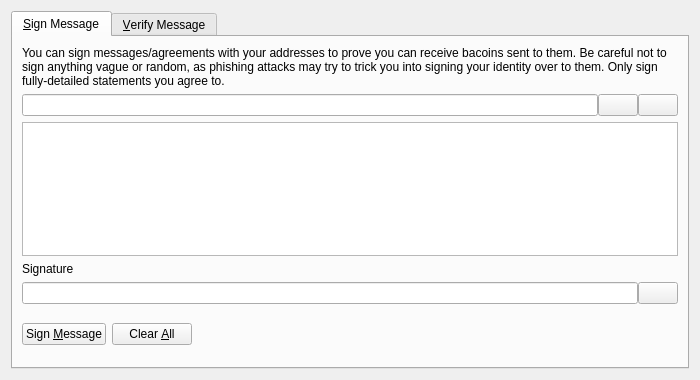
<?xml version="1.0" encoding="UTF-8"?>
<ui version="4.0">
 <class>SignVerifyMessageDialog</class>
 <widget class="QDialog" name="SignVerifyMessageDialog">
  <property name="geometry">
   <rect>
    <x>0</x>
    <y>0</y>
    <width>700</width>
    <height>380</height>
   </rect>
  </property>
  <property name="windowTitle">
   <string>Signatures - Sign / Verify a Message</string>
  </property>
  <property name="modal">
   <bool>true</bool>
  </property>
  <layout class="QVBoxLayout" name="verticalLayout">
   <item>
    <widget class="QTabWidget" name="tabWidget">
     <property name="currentIndex">
      <number>0</number>
     </property>
     <widget class="QWidget" name="tabSignMessage">
      <attribute name="title">
       <string>&amp;Sign Message</string>
      </attribute>
      <layout class="QVBoxLayout" name="verticalLayout_SM">
       <item>
        <widget class="QLabel" name="infoLabel_SM">
         <property name="text">
          <string>You can sign messages/agreements with your addresses to prove you can receive bacoins sent to them. Be careful not to sign anything vague or random, as phishing attacks may try to trick you into signing your identity over to them. Only sign fully-detailed statements you agree to.</string>
         </property>
         <property name="textFormat">
          <enum>Qt::PlainText</enum>
         </property>
         <property name="wordWrap">
          <bool>true</bool>
         </property>
        </widget>
       </item>
       <item>
        <layout class="QHBoxLayout" name="horizontalLayout_1_SM">
         <property name="spacing">
          <number>0</number>
         </property>
         <item>
          <widget class="QValidatedLineEdit" name="addressIn_SM">
           <property name="toolTip">
            <string>The Bacoin address to sign the message with</string>
           </property>
          </widget>
         </item>
         <item>
          <widget class="QPushButton" name="addressBookButton_SM">
           <property name="toolTip">
            <string>Choose previously used address</string>
           </property>
           <property name="text">
            <string/>
           </property>
           <property name="icon">
            <iconset resource="../bitcoin.qrc">
             <normaloff>:/icons/address-book</normaloff>:/icons/address-book</iconset>
           </property>
           <property name="shortcut">
            <string>Alt+A</string>
           </property>
           <property name="autoDefault">
            <bool>false</bool>
           </property>
          </widget>
         </item>
         <item>
          <widget class="QPushButton" name="pasteButton_SM">
           <property name="toolTip">
            <string>Paste address from clipboard</string>
           </property>
           <property name="text">
            <string/>
           </property>
           <property name="icon">
            <iconset resource="../bitcoin.qrc">
             <normaloff>:/icons/editpaste</normaloff>:/icons/editpaste</iconset>
           </property>
           <property name="shortcut">
            <string>Alt+P</string>
           </property>
           <property name="autoDefault">
            <bool>false</bool>
           </property>
          </widget>
         </item>
        </layout>
       </item>
       <item>
        <widget class="QPlainTextEdit" name="messageIn_SM">
         <property name="toolTip">
          <string>Enter the message you want to sign here</string>
         </property>
        </widget>
       </item>
       <item>
        <widget class="QLabel" name="signatureLabel_SM">
         <property name="text">
          <string>Signature</string>
         </property>
         <property name="textFormat">
          <enum>Qt::PlainText</enum>
         </property>
        </widget>
       </item>
       <item>
        <layout class="QHBoxLayout" name="horizontalLayout_2_SM">
         <property name="spacing">
          <number>0</number>
         </property>
         <item>
          <widget class="QLineEdit" name="signatureOut_SM">
           <property name="font">
            <font>
             <italic>true</italic>
            </font>
           </property>
           <property name="readOnly">
            <bool>true</bool>
           </property>
          </widget>
         </item>
         <item>
          <widget class="QPushButton" name="copySignatureButton_SM">
           <property name="toolTip">
            <string>Copy the current signature to the system clipboard</string>
           </property>
           <property name="text">
            <string/>
           </property>
           <property name="icon">
            <iconset resource="../bitcoin.qrc">
             <normaloff>:/icons/editcopy</normaloff>:/icons/editcopy</iconset>
           </property>
           <property name="autoDefault">
            <bool>false</bool>
           </property>
          </widget>
         </item>
        </layout>
       </item>
       <item>
        <layout class="QHBoxLayout" name="horizontalLayout_3_SM">
         <item>
          <widget class="QPushButton" name="signMessageButton_SM">
           <property name="toolTip">
            <string>Sign the message to prove you own this Bacoin address</string>
           </property>
           <property name="text">
            <string>Sign &amp;Message</string>
           </property>
           <property name="icon">
            <iconset resource="../bitcoin.qrc">
             <normaloff>:/icons/edit</normaloff>:/icons/edit</iconset>
           </property>
           <property name="autoDefault">
            <bool>false</bool>
           </property>
          </widget>
         </item>
         <item>
          <widget class="QPushButton" name="clearButton_SM">
           <property name="toolTip">
            <string>Reset all sign message fields</string>
           </property>
           <property name="text">
            <string>Clear &amp;All</string>
           </property>
           <property name="icon">
            <iconset resource="../bitcoin.qrc">
             <normaloff>:/icons/remove</normaloff>:/icons/remove</iconset>
           </property>
           <property name="autoDefault">
            <bool>false</bool>
           </property>
          </widget>
         </item>
         <item>
          <spacer name="horizontalSpacer_1_SM">
           <property name="orientation">
            <enum>Qt::Horizontal</enum>
           </property>
           <property name="sizeHint" stdset="0">
            <size>
             <width>40</width>
             <height>48</height>
            </size>
           </property>
          </spacer>
         </item>
         <item>
          <widget class="QLabel" name="statusLabel_SM">
           <property name="font">
            <font>
             <weight>75</weight>
             <bold>true</bold>
            </font>
           </property>
           <property name="text">
            <string/>
           </property>
           <property name="wordWrap">
            <bool>true</bool>
           </property>
          </widget>
         </item>
         <item>
          <spacer name="horizontalSpacer_2_SM">
           <property name="orientation">
            <enum>Qt::Horizontal</enum>
           </property>
           <property name="sizeHint" stdset="0">
            <size>
             <width>40</width>
             <height>48</height>
            </size>
           </property>
          </spacer>
         </item>
        </layout>
       </item>
      </layout>
     </widget>
     <widget class="QWidget" name="tabVerifyMessage">
      <attribute name="title">
       <string>&amp;Verify Message</string>
      </attribute>
      <layout class="QVBoxLayout" name="verticalLayout_VM">
       <item>
        <widget class="QLabel" name="infoLabel_VM">
         <property name="text">
          <string>Enter the receiver's address, message (ensure you copy line breaks, spaces, tabs, etc. exactly) and signature below to verify the message. Be careful not to read more into the signature than what is in the signed message itself, to avoid being tricked by a man-in-the-middle attack. Note that this only proves the signing party receives with the address, it cannot prove sendership of any transaction!</string>
         </property>
         <property name="textFormat">
          <enum>Qt::PlainText</enum>
         </property>
         <property name="alignment">
          <set>Qt::AlignLeading|Qt::AlignLeft|Qt::AlignTop</set>
         </property>
         <property name="wordWrap">
          <bool>true</bool>
         </property>
        </widget>
       </item>
       <item>
        <layout class="QHBoxLayout" name="horizontalLayout_1_VM">
         <property name="spacing">
          <number>0</number>
         </property>
         <item>
          <widget class="QValidatedLineEdit" name="addressIn_VM">
           <property name="toolTip">
            <string>The Bacoin address the message was signed with</string>
           </property>
          </widget>
         </item>
         <item>
          <widget class="QPushButton" name="addressBookButton_VM">
           <property name="toolTip">
            <string>Choose previously used address</string>
           </property>
           <property name="text">
            <string/>
           </property>
           <property name="icon">
            <iconset resource="../bitcoin.qrc">
             <normaloff>:/icons/address-book</normaloff>:/icons/address-book</iconset>
           </property>
           <property name="shortcut">
            <string>Alt+A</string>
           </property>
           <property name="autoDefault">
            <bool>false</bool>
           </property>
          </widget>
         </item>
        </layout>
       </item>
       <item>
        <widget class="QPlainTextEdit" name="messageIn_VM"/>
       </item>
       <item>
        <widget class="QValidatedLineEdit" name="signatureIn_VM"/>
       </item>
       <item>
        <layout class="QHBoxLayout" name="horizontalLayout_2_VM">
         <item>
          <widget class="QPushButton" name="verifyMessageButton_VM">
           <property name="toolTip">
            <string>Verify the message to ensure it was signed with the specified Bacoin address</string>
           </property>
           <property name="text">
            <string>Verify &amp;Message</string>
           </property>
           <property name="icon">
            <iconset resource="../bitcoin.qrc">
             <normaloff>:/icons/transaction_0</normaloff>:/icons/transaction_0</iconset>
           </property>
           <property name="autoDefault">
            <bool>false</bool>
           </property>
          </widget>
         </item>
         <item>
          <widget class="QPushButton" name="clearButton_VM">
           <property name="toolTip">
            <string>Reset all verify message fields</string>
           </property>
           <property name="text">
            <string>Clear &amp;All</string>
           </property>
           <property name="icon">
            <iconset resource="../bitcoin.qrc">
             <normaloff>:/icons/remove</normaloff>:/icons/remove</iconset>
           </property>
           <property name="autoDefault">
            <bool>false</bool>
           </property>
          </widget>
         </item>
         <item>
          <spacer name="horizontalSpacer_1_VM">
           <property name="orientation">
            <enum>Qt::Horizontal</enum>
           </property>
           <property name="sizeHint" stdset="0">
            <size>
             <width>40</width>
             <height>48</height>
            </size>
           </property>
          </spacer>
         </item>
         <item>
          <widget class="QLabel" name="statusLabel_VM">
           <property name="font">
            <font>
             <weight>75</weight>
             <bold>true</bold>
            </font>
           </property>
           <property name="text">
            <string/>
           </property>
           <property name="wordWrap">
            <bool>true</bool>
           </property>
          </widget>
         </item>
         <item>
          <spacer name="horizontalSpacer_2_VM">
           <property name="orientation">
            <enum>Qt::Horizontal</enum>
           </property>
           <property name="sizeHint" stdset="0">
            <size>
             <width>40</width>
             <height>48</height>
            </size>
           </property>
          </spacer>
         </item>
        </layout>
       </item>
      </layout>
     </widget>
    </widget>
   </item>
  </layout>
 </widget>
 <customwidgets>
  <customwidget>
   <class>QValidatedLineEdit</class>
   <extends>QLineEdit</extends>
   <header>qvalidatedlineedit.h</header>
  </customwidget>
 </customwidgets>
 <resources>
  <include location="../bitcoin.qrc"/>
 </resources>
 <connections/>
</ui>
